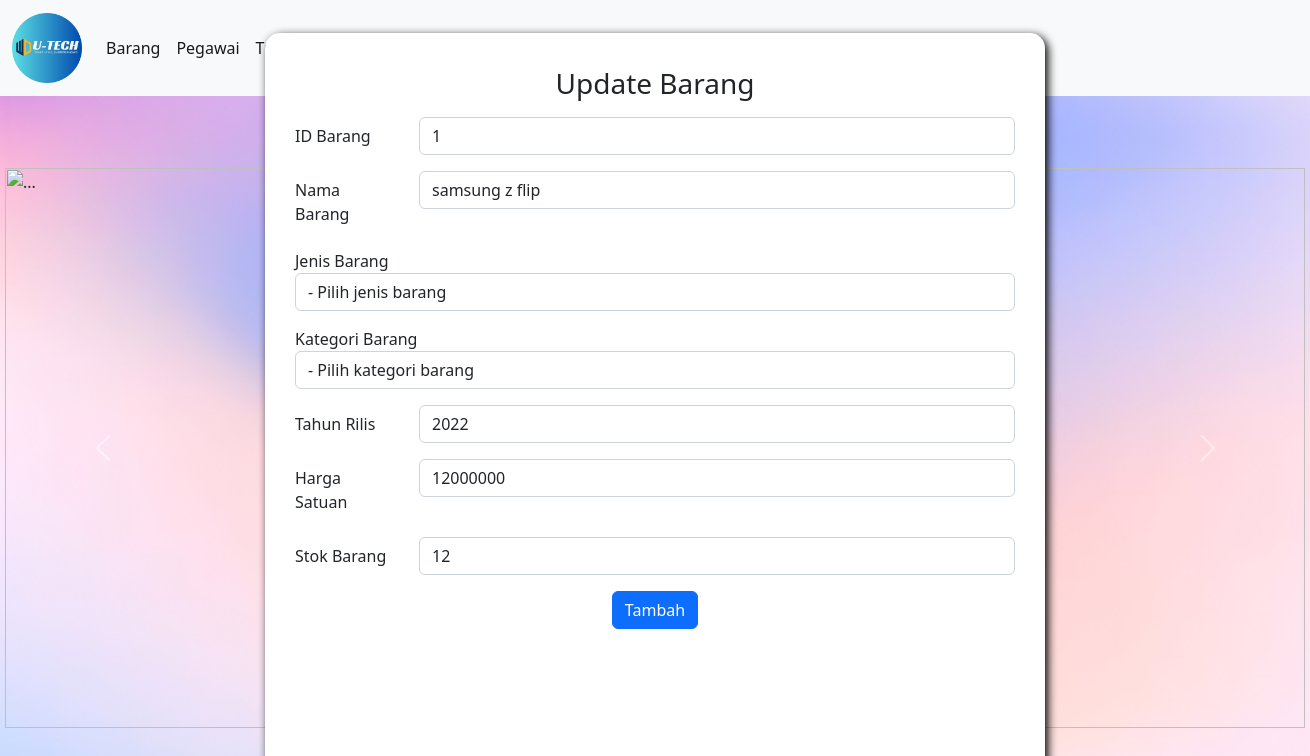
The page /barang/edit.php?id_barang=1 on the database its author committed.
### tables this page shows
CREATE TABLE `tb_barang` (
  `id_barang` int(10) NOT NULL,
  `nama_barang` varchar(100) NOT NULL,
  `jenis_barang` enum('iPhone','Samsung','Oppo') NOT NULL,
  `kategori_barang` enum('iOS','Android') NOT NULL,
  `tahun_rilis` year(4) NOT NULL,
  `harga_satuan` int(10) NOT NULL,
  `stok_barang` int(5) NOT NULL,
  PRIMARY KEY (`id_barang`)
);

### barang/edit.php (the view, shortened to what this page needs)
<?php
include "../index.php";
include "../koneksi.php";
$id_barang=$_GET['id_barang'];
			$sql = "SELECT * FROM tb_barang WHERE id_barang='$id_barang'";
			$query = mysqli_query($db_link,$sql);
			$data = mysqli_fetch_array($query);
		?>
<html>
<head>
<link href="https://cdn.jsdelivr.net/npm/bootstrap@5.2.2/dist/css/bootstrap.min.css" rel="stylesheet">
<link rel="stylesheet" type="text/css" href="../style.css">
</head>
<body>
<form name="login" method="post" action="">
<div class="container">
<h3 class ="textjudulmb-5 mt-1"><center> Update Barang <center></h3>
<p>
	<div class="form-group row">
		<label for="id_barang" class="col-sm-2 col-form-label">ID Barang</label>
		<div class="col-sm-10">
			<input type="text" class="form-control" id="id_barang" placeholder="Masukan ID Barang (10 Digit)" value="<?php echo $data[0];?>"class="form-control" id_barang="id_barang">
		</div>
	</div>
</p>
<P>
	<div class="form-group row">
		<label for="nama_barang" class="col-sm-2 col-form-label">Nama Barang</label>
		<div class="col-sm-10">
			<input type="text" class="form-control" id="nama_barang" value="<?php echo $data[1];?>"class="form-control" nama_barang="nama_barang">
		</div>
	</div>
</P>
<p>
    <div class="form-group">
		<label for="jenis_barang">Jenis Barang</label>
		<select id="jenis_barang" class="form-control" value="<?php echo $data[2];?>"class="form-control" jenis_barang="jenis_barang">
			<option value="">- Pilih jenis barang</option>
</select>
	</div>
</p>
<p>
    <div class="form-group">
		<label for="kategori_barang">Kategori Barang</label>
		<select id="kategori_barang" class="form-control" value="<?php echo $data[3];?>"class="form-control" kategori_barang="kategori_barang">
			<option value="">- Pilih kategori barang</option>
		</select>
	</div>
</p>
<p>
    <div class="form-group row">
		<label for="tahun_rilis" class="col-sm-2 col-form-label">Tahun Rilis</label>
		<div class="col-sm-10">
			<input type="text" class="form-control" tahun_rilis="tahun_rilis" value="<?php echo $data[4];?>"class="form-control" tahun_rilis="tahun_rilis">
		</div>
	</div>
</p>
<p>
    <div class="form-group row">
		<label for="harga_satuan" class="col-sm-2 col-form-label">Harga Satuan</label>
		<div class="col-sm-10">
			<input type="number" class="form-control" harga_satuan="harga_satuan" value="<?php echo $data[5];?>"class="form-control" harga_satuan="harga_satuan">
		</div>
	</div>
</p>
    <div class="form-group row">
		<label for="stok_barang" class="col-sm-2 col-form-label">Stok Barang</label>
		<div class="col-sm-10">
			<input type="number" class="form-control" stok_barang="stok_barang" value="<?php echo $data[6];?>"class="form-control" stok_barang="stok_barang">
		</div>
	</div>
<p><center>
	<button type="submit" class="btn btn-primary">Tambah</button>
</center></p>
</form>
</body>
</html>

### style.css (style rules this page uses)
body { background-image: url('Image/bg.png'); background-size: auto 100%; }
.container { position: absolute; top: 50%; left: 50%; width: 780px; height: 750px; transform: translate(-50%, -50%); border-radius: 15px; box-shadow: 3px 3px 10px 0px #000; padding: 30px; background-color: #ffffff; min-height:500px; }

### index.php (style rules this page uses)
body { background-image: url(Image/bg.png); background-size: cover; }

### rows shown on the page
tb_barang: id_barang "1", nama_barang "samsung z flip", tahun_rilis "2022", harga_satuan "12000000", stok_barang "12"
